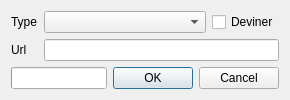
<?xml version="1.0" encoding="UTF-8"?>
<ui version="4.0">
 <class>SiteWindow</class>
 <widget class="QDialog" name="SiteWindow">
  <property name="windowModality">
   <enum>Qt::WindowModal</enum>
  </property>
  <property name="geometry">
   <rect>
    <x>0</x>
    <y>0</y>
    <width>290</width>
    <height>99</height>
   </rect>
  </property>
  <property name="windowTitle">
   <string>Grabber - Ajouter un site</string>
  </property>
  <property name="windowIcon">
   <iconset resource="../../resources.qrc">
    <normaloff>:/images/icon.ico</normaloff>:/images/icon.ico</iconset>
  </property>
  <layout class="QVBoxLayout" name="verticalLayout">
   <item>
    <layout class="QFormLayout" name="formLayout">
     <property name="fieldGrowthPolicy">
      <enum>QFormLayout::AllNonFixedFieldsGrow</enum>
     </property>
     <item row="0" column="0">
      <widget class="QLabel" name="label">
       <property name="text">
        <string>Type</string>
       </property>
      </widget>
     </item>
     <item row="0" column="1">
      <layout class="QHBoxLayout" name="horizontalLayout_2" stretch="1,0">
       <item>
        <widget class="QComboBox" name="comboBox"/>
       </item>
       <item>
        <widget class="QCheckBox" name="checkBox">
         <property name="text">
          <string>Deviner</string>
         </property>
        </widget>
       </item>
      </layout>
     </item>
     <item row="1" column="0">
      <widget class="QLabel" name="label_2">
       <property name="text">
        <string>Url</string>
       </property>
      </widget>
     </item>
     <item row="1" column="1">
      <widget class="QLineEdit" name="lineEdit">
       <property name="text">
        <string/>
       </property>
      </widget>
     </item>
    </layout>
   </item>
   <item>
    <layout class="QHBoxLayout" name="horizontalLayout">
     <item>
      <widget class="QProgressBar" name="progressBar">
       <property name="enabled">
        <bool>true</bool>
       </property>
       <property name="format">
        <string>%v/%m</string>
       </property>
      </widget>
     </item>
     <item>
      <widget class="QDialogButtonBox" name="buttonBox">
       <property name="orientation">
        <enum>Qt::Horizontal</enum>
       </property>
       <property name="standardButtons">
        <set>QDialogButtonBox::Cancel|QDialogButtonBox::Ok</set>
       </property>
      </widget>
     </item>
    </layout>
   </item>
  </layout>
 </widget>
 <tabstops>
  <tabstop>comboBox</tabstop>
  <tabstop>checkBox</tabstop>
  <tabstop>lineEdit</tabstop>
 </tabstops>
 <resources>
  <include location="../../resources.qrc"/>
  <include location="../../resources.qrc"/>
  <include location="../../resources.qrc"/>
 </resources>
 <connections>
  <connection>
   <sender>buttonBox</sender>
   <signal>accepted()</signal>
   <receiver>SiteWindow</receiver>
   <slot>accept()</slot>
   <hints>
    <hint type="sourcelabel">
     <x>236</x>
     <y>87</y>
    </hint>
    <hint type="destinationlabel">
     <x>157</x>
     <y>274</y>
    </hint>
   </hints>
  </connection>
  <connection>
   <sender>buttonBox</sender>
   <signal>rejected()</signal>
   <receiver>SiteWindow</receiver>
   <slot>reject()</slot>
   <hints>
    <hint type="sourcelabel">
     <x>252</x>
     <y>87</y>
    </hint>
    <hint type="destinationlabel">
     <x>286</x>
     <y>274</y>
    </hint>
   </hints>
  </connection>
  <connection>
   <sender>checkBox</sender>
   <signal>clicked(bool)</signal>
   <receiver>comboBox</receiver>
   <slot>setDisabled(bool)</slot>
   <hints>
    <hint type="sourcelabel">
     <x>250</x>
     <y>28</y>
    </hint>
    <hint type="destinationlabel">
     <x>184</x>
     <y>30</y>
    </hint>
   </hints>
  </connection>
 </connections>
</ui>
